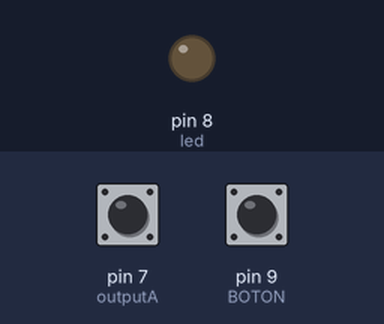
The sketch below on a simulated Arduino Uno, built with avr-gcc and run on an emulated ATmega328P. On the bench: output pins drawn as LEDs (lit = HIGH). The inputs (shaded band) are chosen by the test bench; at power-on: pin 9 (BOTON) LOW, pin 7 (outputA) HIGH.

Above: at 1.2 s.
1.3 s: pin 9 (BOTON) pulled HIGH for 0.15 s
At 3.2 s:
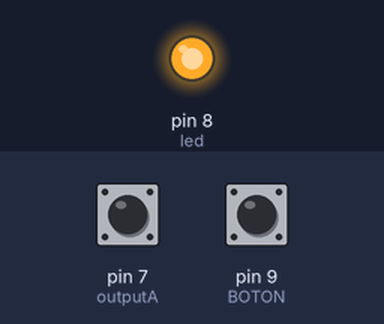
5.8 s: pin 9 (BOTON) pulled HIGH for 1 s
At 8.0 s:
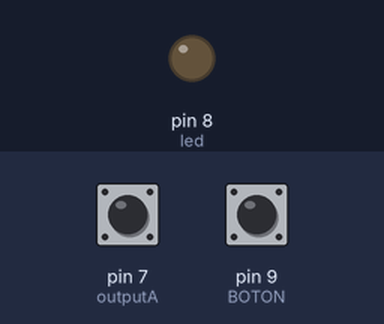
8.3 s: pin 9 (BOTON) pulled HIGH for 3.2 s
At 13.8 s:
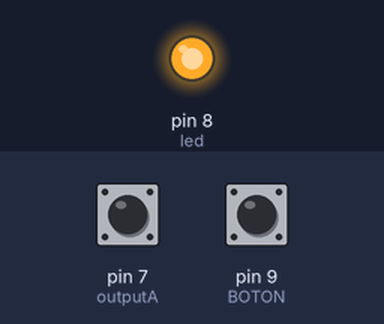
Timing chart, 0 to 15.2 s (numbered marks = the images above; inputs shaded):
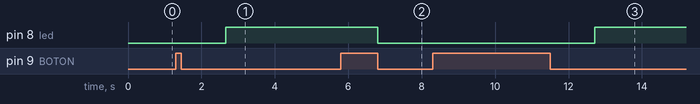

The sketch:

Rotary_encode_arduino.ino
```cpp
 int outputA = 7;
 int outputB = 6;

const int BOTON = 9;
int estado=0;
int salida=0;

 int counter = 0; //Definimos el contador inicial a 0
 int aState;
 int aLastState;
 int led=8;
 int i =0;
void setup() {
   pinMode (outputA,INPUT);
   pinMode (outputB,INPUT);
   pinMode(BOTON,INPUT);
   pinMode (led,OUTPUT);
   Serial.begin (9600);
   aLastState = digitalRead(outputA);//Para leer el estado inicial de la salida A
 }
 void loop() {

   aState = digitalRead(outputA); // Reads the "current" state of the outputA
   // If the previous and the current state of the outputA are different, that means a Pulse has occured
  estado=digitalRead(BOTON);

 if(estado==HIGH){
     while (digitalRead(BOTON) == HIGH) {  }
 delay(10);
 }

  if ((estado== HIGH)&&(counter==LOW)){
    for(i=led; i<255; i++){ //Para incrementar el
    analogWrite(led,i);     //encendido del LED
    delay(10);              //poco a poco
    }
    //analogWrite(led,255);
    counter=255;
    }
    else if ((estado== HIGH)&&(counter>=1)){
    analogWrite(led,0);
    counter=0;
    }

   if (aState != aLastState){
     // If the outputB state is different to the outputA state, that means the encoder is rotating clockwise
     if (digitalRead(outputB) != aState) {

       counter ++;
       if(counter>255){counter=255;}//Para que el valor LED no sobrepaso de 255
     } else {
       counter --;
       if(counter<0){counter=0;}//Para que el valor LED no sea mener que 0
     }

     Serial.print("Position: ");
     Serial.println(counter);
     analogWrite(led,counter);
   }
   aLastState = aState; //Para actializar el estadode la A
 }
```

Measured:
- after the input at 1.3 s, pin 8 (led): LOW → HIGH after 1.4 s
- after the input at 5.8 s, pin 8 (led): HIGH → LOW after 1.0 s
- after the input at 8.3 s, pin 8 (led): LOW → HIGH after 4.4 s
